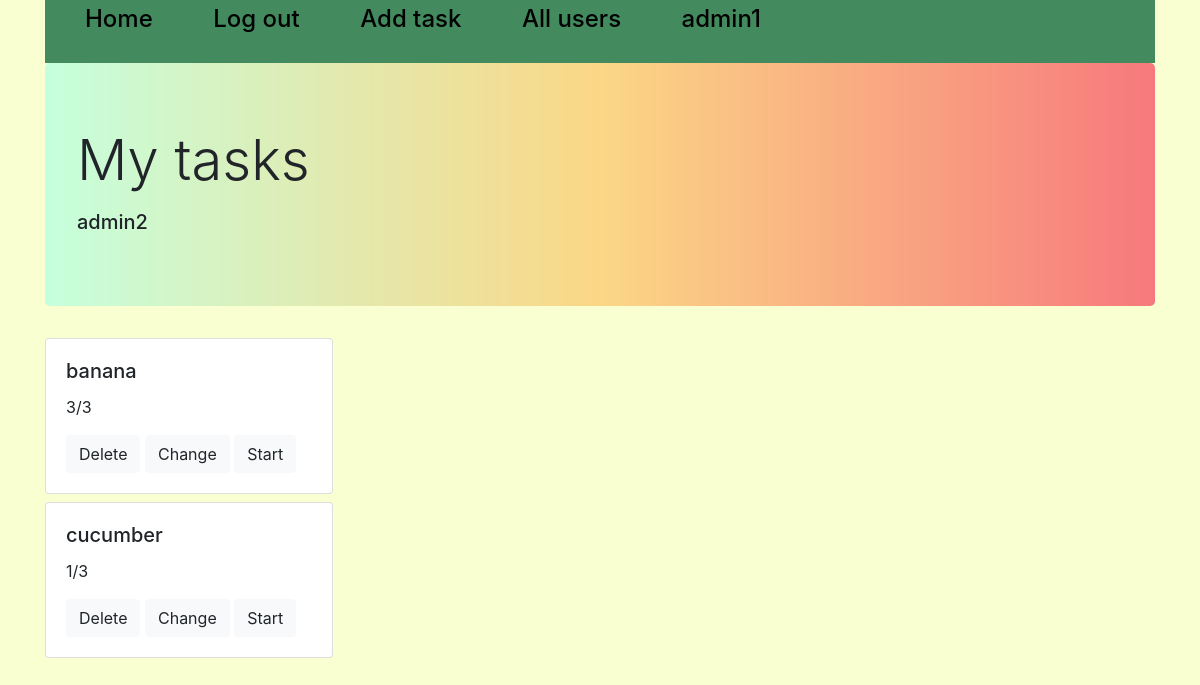
/all_tasks/2 (signed in), run on the app's committed database.
### tables this page shows
CREATE TABLE users 
                            (id INTEGER PRIMARY KEY AUTOINCREMENT, 
                             user_name VARCHAR(50),
                             password_hash VARCHAR(128)
                             );

CREATE TABLE task
                                    (id INTEGER PRIMARY KEY AUTOINCREMENT,
                                     hints VARCHAR(10000) DEFAULT NULL,
                                     title VARCHAR(100),
                                     content VARCHAR(10000),
                                     choices VARCHAR(1000),
                                     correct_choice VARCHAR(100)
                             );

### mainpage.py (the view)
@app.route('/all_tasks/<int:id>', methods=['GET', 'POST'])
def all_tasks(id):
    all, username = '', ''
    if 'username' not in session:
        return redirect('/login')
    if id != 0 and session['user_id'] in [1, 2]:
        all = [i[1] for i in task_user.get_all(id)]
        username = users_base.get(id)[1]
        session['list_id'] = id
    else:
        id = 0
    if id == 0:
        session['list_id'] = session['user_id']
        all = [i[1] for i in task_user.get_all(session['list_id'])]
        username = ''
    session['titles'] = []
    session['contents'] = []
    session['choices'] = []
    session['correct'] = []
    session['task_id'] = all
    session['hints'] = []
    for i in all:
        try:
            hints, title, content, choices, correct_choices = tasks_model.get(i)[1:]
            session['titles'].append(title)
            session['contents'].append(content.split('\n'))
            session['correct'].append(correct_choices.split('\n'))
            if choices:
                choices = [i.split() for i in choices.split('\n')]
                session['choices'].append(choices)
            else:
                session['choices'].append([])
            if hints:
                session['hints'].append(hints.split('\n'))
            else:
                session['hints'].append([])
        except Exception as e:
            all.pop(all.index(i))
    sc = progress.get_all(session['list_id'])
    scores_id = [i[-2] for i in sc]
    scores1 = []
    n_all = 0
    for i in all:
        if i in scores_id:
            n_correct = sc[scores_id.index(i)][3]
            n_all = sc[scores_id.index(i)][2]
        else:
            n_correct = 0
            try:
                n_all = len(session['contents'][all.index(i)])
            except IndexError:
                all.pop(all.index(i))
        scores1.append(str(n_correct) + '/' + str(n_all))
    session['scores'] = scores1
    print(session['contents'])
    return render_template('tasks.html', flag=True, n=range(len(all)), name=username)

### DB.py (called while the page is built)
    def get(self, user_id):
        cursor = self.connection.cursor()
        cursor.execute("SELECT * FROM users WHERE id = ?", (str(user_id),))
        row = cursor.fetchone()
        return row

    def get(self, id):
        cursor = self.connection.cursor()
        cursor.execute("SELECT * FROM task WHERE id = ?", (id,))
        row = cursor.fetchone()
        return row

    def get_all(self, user_id=None, task_id=None):
        cursor = self.connection.cursor()
        if user_id and not task_id:
            cursor.execute("SELECT * FROM prog WHERE user_id=?", (str(user_id),))
        elif user_id and task_id:
            cursor.execute("SELECT * FROM prog WHERE task_id=? AND user_id=?", (str(task_id), str(user_id)))
        else:
            cursor.execute("SELECT * FROM prog")
        rows = cursor.fetchall()
        return rows

    def get_all(self, id=None):
        cursor = self.connection.cursor()
        if id:
            cursor.execute("SELECT * FROM taskuser WHERE user_id = ?", (str(id),))
        else:
            cursor.execute("SELECT * FROM taskuser")
        rows = cursor.fetchall()
        return rows

### templates/tasks.html (shortened to what this page needs)
{% extends "base.html" %}
{% block content %}
<div class="container">
    <div class="jumbotron" style="background-image: url(/static/gradientyellow.jpg); background-size: 100%;">
        <h1 class="display-4">My tasks</h1>
        <p class="lead">
        <h5>{{name}}</h5>
    </div>
    {% if flag %}
    {% for i in n%}
    <div class="card" name={{i}} value={{i}} style="width: 18rem;">
        <div class="card-body">
            <h5 class="card-title">{{session['titles'][i]}}</h5>
            <p class="card-text">{{session['scores'][i]}}</p>
            {% if session['user_id'] == 1 or session['user_id'] == 2 %}
            <a href="/delete/{{session['task_id'][i]}}" class="btn btn-light">Delete</a>
            <a href="/add_task/{{session['task_id'][i]}}" class="btn btn-light">Change</a>
            {% endif %}
            <a href="/task/{{i}}" class="btn btn-light">Start</a>
        </div>
    </div>
    {% endfor %}
    {% endif %}
</div>
{% endblock %}

### templates/base.html (style rules this page uses)
body { background-color: #f9ffd1; }

### data on the page
users: user_name "admin2"
task: title "banana"
task: title "cucumber"

### other printed values
{{ session['username'] }} "admin1"
{{ session['scores'][i] }} "3/3" "1/3"
